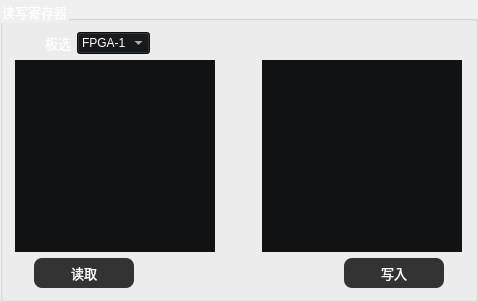
           <widget class="QGroupBox" name="groupBox_9">
            <property name="font">
             <font>
              <pointsize>10</pointsize>
             </font>
            </property>
            <property name="styleSheet">
             <string notr="true">color: rgb(255, 255, 255);</string>
            </property>
            <property name="title">
             <string>读写寄存器</string>
            </property>
            <layout class="QGridLayout" name="gridLayout_19">
             <item row="0" column="0">
              <spacer name="horizontalSpacer_59">
               <property name="orientation">
                <enum>Qt::Horizontal</enum>
               </property>
               <property name="sizeType">
                <enum>QSizePolicy::Fixed</enum>
               </property>
               <property name="sizeHint" stdset="0">
                <size>
                 <width>25</width>
                 <height>20</height>
                </size>
               </property>
              </spacer>
             </item>
             <item row="0" column="1">
              <widget class="QLabel" name="label_79">
               <property name="maximumSize">
                <size>
                 <width>35</width>
                 <height>16777215</height>
                </size>
               </property>
               <property name="font">
                <font>
                 <pointsize>10</pointsize>
                </font>
               </property>
               <property name="styleSheet">
                <string notr="true">color:#ffffff</string>
               </property>
               <property name="text">
                <string>板选</string>
               </property>
              </widget>
             </item>
             <item row="0" column="2">
              <widget class="QComboBox" name="comboBox_5">
               <property name="styleSheet">
                <string notr="true">background-color: rgb(17, 18, 20);
color:rgb(255,255,255);</string>
               </property>
               <item>
                <property name="text">
                 <string>FPGA-1</string>
                </property>
               </item>
               <item>
                <property name="text">
                 <string>FPGA-2</string>
                </property>
               </item>
               <item>
                <property name="text">
                 <string>FPGA-3</string>
                </property>
               </item>
               <item>
                <property name="text">
                 <string>FPGA-4</string>
                </property>
               </item>
               <item>
                <property name="text">
                 <string>FPGA-5</string>
                </property>
               </item>
              </widget>
             </item>
             <item row="0" column="3">
              <spacer name="horizontalSpacer_58">
               <property name="orientation">
                <enum>Qt::Horizontal</enum>
               </property>
               <property name="sizeHint" stdset="0">
                <size>
                 <width>308</width>
                 <height>20</height>
                </size>
               </property>
              </spacer>
             </item>
             <item row="1" column="0" colspan="4">
              <layout class="QHBoxLayout" name="horizontalLayout_60">
               <item>
                <widget class="QTextEdit" name="AddEdit">
                 <property name="minimumSize">
                  <size>
                   <width>100</width>
                   <height>0</height>
                  </size>
                 </property>
                 <property name="maximumSize">
                  <size>
                   <width>200</width>
                   <height>16777215</height>
                  </size>
                 </property>
                 <property name="font">
                  <font>
                   <pointsize>10</pointsize>
                  </font>
                 </property>
                 <property name="styleSheet">
                  <string notr="true">background-color: rgb(17, 18, 20);
border:none;</string>
                 </property>
                </widget>
               </item>
               <item>
                <spacer name="horizontalSpacer_51">
                 <property name="orientation">
                  <enum>Qt::Horizontal</enum>
                 </property>
                 <property name="sizeType">
                  <enum>QSizePolicy::Fixed</enum>
                 </property>
                 <property name="sizeHint" stdset="0">
                  <size>
                   <width>40</width>
                   <height>20</height>
                  </size>
                 </property>
                </spacer>
               </item>
               <item>
                <widget class="QTextEdit" name="NumEdit">
                 <property name="minimumSize">
                  <size>
                   <width>100</width>
                   <height>0</height>
                  </size>
                 </property>
                 <property name="maximumSize">
                  <size>
                   <width>200</width>
                   <height>16777215</height>
                  </size>
                 </property>
                 <property name="font">
                  <font>
                   <pointsize>10</pointsize>
                  </font>
                 </property>
                 <property name="styleSheet">
                  <string notr="true">background-color: rgb(17, 18, 20);
border:none;</string>
                 </property>
                </widget>
               </item>
              </layout>
             </item>
             <item row="2" column="0" colspan="4">
              <layout class="QHBoxLayout" name="horizontalLayout_48">
               <item>
                <spacer name="horizontalSpacer_11">
                 <property name="orientation">
                  <enum>Qt::Horizontal</enum>
                 </property>
                 <property name="sizeType">
                  <enum>QSizePolicy::Fixed</enum>
                 </property>
                 <property name="sizeHint" stdset="0">
                  <size>
                   <width>20</width>
                   <height>20</height>
                  </size>
                 </property>
                </spacer>
               </item>
               <item>
                <widget class="QPushButton" name="pushButton_7">
                 <property name="minimumSize">
                  <size>
                   <width>100</width>
                   <height>30</height>
                  </size>
                 </property>
                 <property name="maximumSize">
                  <size>
                   <width>100</width>
                   <height>16777215</height>
                  </size>
                 </property>
                 <property name="font">
                  <font>
                   <pointsize>10</pointsize>
                  </font>
                 </property>
                 <property name="styleSheet">
                  <string notr="true">#pushButton_7
{
border-radius:8px;
color: #FFFFFF;
 background-color: #333333; 

}

#pushButton_7::hover
{	
color: #FFFFFF;

background-color: #1781b5;

}

#pushButton_7::pressed,QPushButton::checked
{
    color: #FFFFFF;
   background-color: #718093;
}</string>
                 </property>
                 <property name="text">
                  <string>读取</string>
                 </property>
                </widget>
               </item>
               <item>
                <spacer name="horizontalSpacer_15">
                 <property name="orientation">
                  <enum>Qt::Horizontal</enum>
                 </property>
                 <property name="sizeHint" stdset="0">
                  <size>
                   <width>40</width>
                   <height>20</height>
                  </size>
                 </property>
                </spacer>
               </item>
               <item>
                <widget class="QPushButton" name="pushButton_6">
                 <property name="minimumSize">
                  <size>
                   <width>100</width>
                   <height>30</height>
                  </size>
                 </property>
                 <property name="maximumSize">
                  <size>
                   <width>100</width>
                   <height>16777215</height>
                  </size>
                 </property>
                 <property name="font">
                  <font>
                   <pointsize>10</pointsize>
                  </font>
                 </property>
                 <property name="styleSheet">
                  <string notr="true">#pushButton_6
{
border-radius:8px;
color: #FFFFFF;
 background-color: #333333; 

}

#pushButton_6::hover
{	
color: #FFFFFF;

background-color: #1781b5;

}

#pushButton_6::pressed,QPushButton::checked
{
    color: #FFFFFF;
   background-color: #718093;
}</string>
                 </property>
                 <property name="text">
                  <string>写入</string>
                 </property>
                </widget>
               </item>
               <item>
                <spacer name="horizontalSpacer_14">
                 <property name="orientation">
                  <enum>Qt::Horizontal</enum>
                 </property>
                 <property name="sizeType">
                  <enum>QSizePolicy::Fixed</enum>
                 </property>
                 <property name="sizeHint" stdset="0">
                  <size>
                   <width>20</width>
                   <height>20</height>
                  </size>
                 </property>
                </spacer>
               </item>
              </layout>
             </item>
            </layout>
           </widget>
